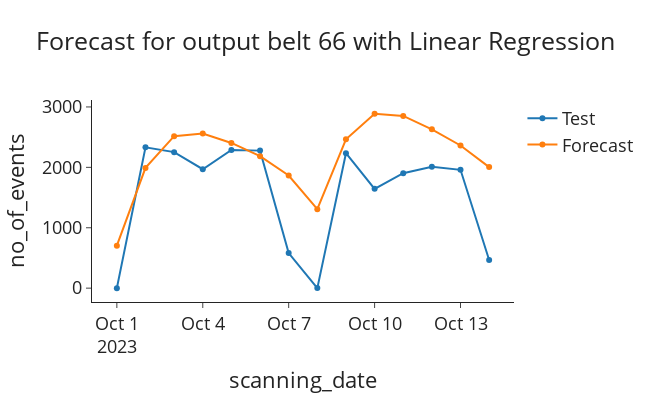
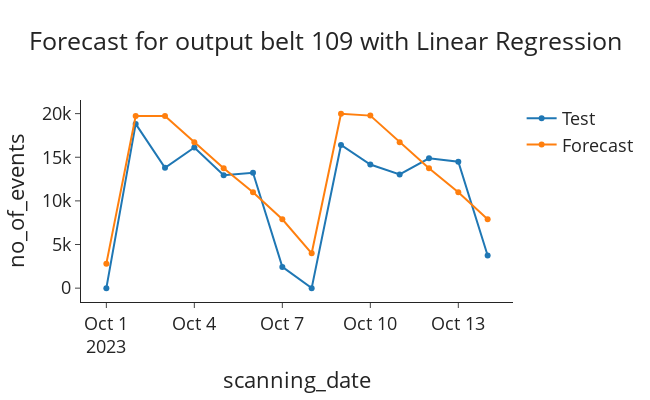
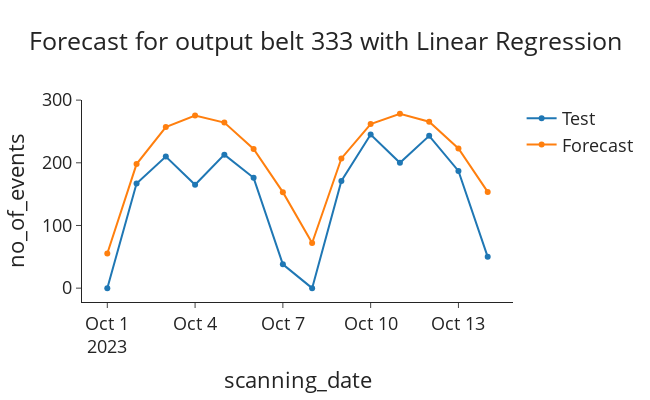

The cell these charts' notebook holds for them, in order:
### Code cell
planning_horizon = 14

df_linear = df.copy()

train = df_linear[df_linear["month"] <= 9] # Train on first 9 months
test = df_linear[(df_linear["month"] == 10) & (df_linear["day"] <= planning_horizon)] # Test on first two weeks of 10th month

starting_date = test.iloc[0]["scanning_date"]

forecast_LR(starting_date, planning_horizon, train, test)

### Figure 1 — Plotly figure (JSON) as saved in the notebook; plotly's stock layout.template omitted (floating-point values rounded to 4 significant figures)
{"data": [{"name": "Test", "type": "scatter", "x": ["2023-10-01", "2023-10-02", "2023-10-03", "2023-10-04", "2023-10-05", "2023-10-06", "2023-10-07", "2023-10-08", "2023-10-09", "2023-10-10", "2023-10-11", "2023-10-12", "2023-10-13", "2023-10-14"], "y": [0.0001, 2332, 2252, 1969, 2288, 2277, 581, 1, 2234, 1644, 1903, 2008, 1959, 467]}, {"name": "Forecast", "type": "scatter", "x": ["2023-10-01", "2023-10-02", "2023-10-03", "2023-10-04", "2023-10-05", "2023-10-06", "2023-10-07", "2023-10-08", "2023-10-09", "2023-10-10", "2023-10-11", "2023-10-12", "2023-10-13", "2023-10-14"], "y": [702.7, 1991.0, 2516.0, 2561.0, 2404.0, 2184.0, 1865.0, 1307.0, 2464.0, 2886.0, 2851.0, 2630.0, 2362.0, 2004.0]}], "layout": {"font": {"size": 18}, "height": 400, "title": {"text": "Forecast for output belt 66 with Linear Regression", "x": 0.5}, "width": 650, "xaxis": {"title": {"text": "scanning_date"}}, "yaxis": {"title": {"text": "no_of_events"}}}}

### Figure 2 — Plotly figure (JSON) as saved in the notebook; plotly's stock layout.template omitted (floating-point values rounded to 4 significant figures)
{"data": [{"name": "Test", "type": "scatter", "x": ["2023-10-01", "2023-10-02", "2023-10-03", "2023-10-04", "2023-10-05", "2023-10-06", "2023-10-07", "2023-10-08", "2023-10-09", "2023-10-10", "2023-10-11", "2023-10-12", "2023-10-13", "2023-10-14"], "y": [0.0001, 18818, 13789, 16112, 12949, 13218, 2433, 0.0001, 16401, 14169, 13025, 14881, 14489, 3738]}, {"name": "Forecast", "type": "scatter", "x": ["2023-10-01", "2023-10-02", "2023-10-03", "2023-10-04", "2023-10-05", "2023-10-06", "2023-10-07", "2023-10-08", "2023-10-09", "2023-10-10", "2023-10-11", "2023-10-12", "2023-10-13", "2023-10-14"], "y": [2807.0, 19720.0, 19710.0, 16710.0, 13740.0, 10990.0, 7888.0, 3996.0, 19970.0, 19770.0, 16720.0, 13740.0, 10990.0, 7888.0]}], "layout": {"font": {"size": 18}, "height": 400, "title": {"text": "Forecast for output belt 109 with Linear Regression", "x": 0.5}, "width": 650, "xaxis": {"title": {"text": "scanning_date"}}, "yaxis": {"title": {"text": "no_of_events"}}}}

### Figure 3 — Plotly figure (JSON) as saved in the notebook; plotly's stock layout.template omitted (floating-point values rounded to 4 significant figures)
{"data": [{"name": "Test", "type": "scatter", "x": ["2023-10-01", "2023-10-02", "2023-10-03", "2023-10-04", "2023-10-05", "2023-10-06", "2023-10-07", "2023-10-08", "2023-10-09", "2023-10-10", "2023-10-11", "2023-10-12", "2023-10-13", "2023-10-14"], "y": [0.0001, 167, 210, 165, 213, 176, 38, 0.0001, 171, 245, 200, 243, 187, 50]}, {"name": "Forecast", "type": "scatter", "x": ["2023-10-01", "2023-10-02", "2023-10-03", "2023-10-04", "2023-10-05", "2023-10-06", "2023-10-07", "2023-10-08", "2023-10-09", "2023-10-10", "2023-10-11", "2023-10-12", "2023-10-13", "2023-10-14"], "y": [55.22, 197.9, 256.9, 275.5, 264.2, 222.0, 153.2, 71.97, 206.9, 261.8, 278.1, 265.5, 222.8, 153.6]}], "layout": {"font": {"size": 18}, "height": 400, "title": {"text": "Forecast for output belt 333 with Linear Regression", "x": 0.5}, "width": 650, "xaxis": {"title": {"text": "scanning_date"}}, "yaxis": {"title": {"text": "no_of_events"}}}}
